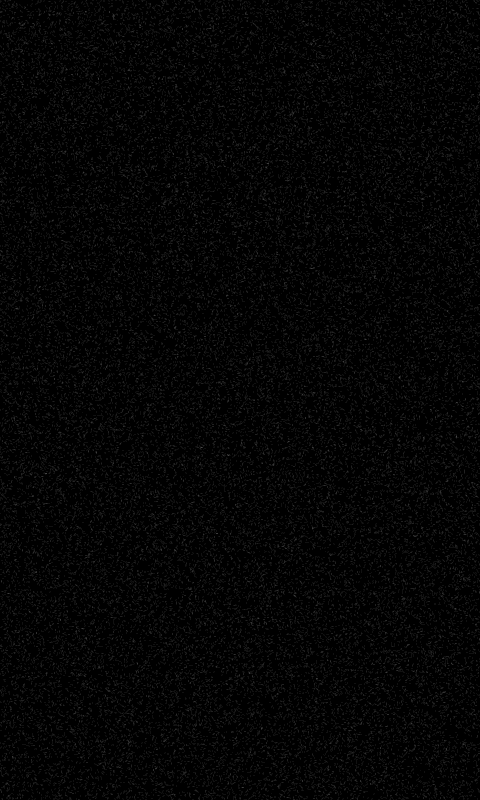
Frame 1 (no input)
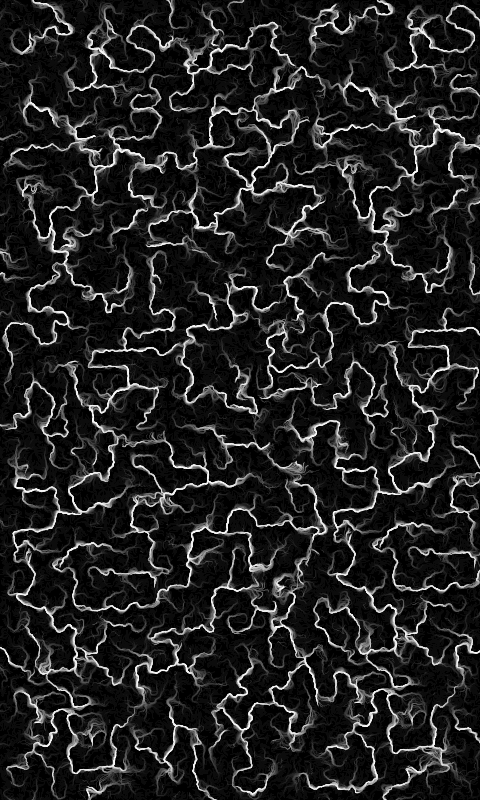
Frame 60 (the mouse pressed at the canvas centre just before this capture)
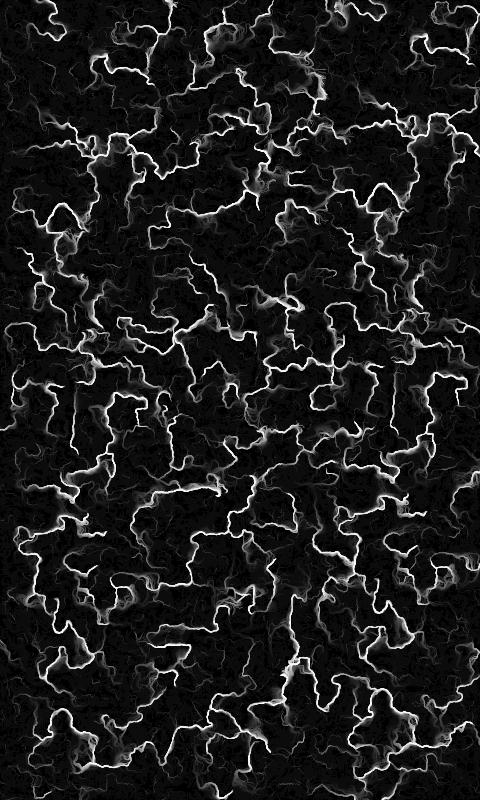
Frame 120 (the mouse held since frame 60 and released just before this capture)

The Processing sketch that drew these frames (run headless with seeded random() and noise(); from frame 60 on, the mouse is pressed at the canvas centre):

// Processing sketch: ganglia
// ── ganglia.pde
long seed = 12345;
float timeSpeed = 0.005;
float noiseScale = 0.05;
float stepSize = 1;

boolean invertColors = true;

PVector[][] field;
ArrayList<Particle> particles;
int maxParticles = 50000;

void setup() {
  size(480, 800);
  seed *= millis();
  noiseSeed(seed);
  randomSeed(seed);

  field = new PVector[width][height];
  particles = new ArrayList<Particle>();

  // Pre-calculate the flow field
  for (int y = 0; y < height; y++) {
    for (int x = 0; x < width; x++) {
      float noiseValue = noise(x * noiseScale, y * noiseScale);
      float angle = map(noiseValue, 0, 1, 0, TWO_PI * 4);
      field[x][y] = PVector.fromAngle(angle);
    }
  }

  // Create particles
  for (int i = 0; i < maxParticles; i++) {
    particles.add(new Particle(random(width), random(height)));
  }

  // Set initial background color
  background(invertColors ? 0 : 255);
}

void draw() {
  // Semi-transparent overlay for trails
  fill(invertColors ? 0 : 255, 10);
  noStroke();
  rect(0, 0, width, height);

  // Animate the flow field over time
  if (frameCount % 10 == 0) {
    for (int y = 0; y < height; y++) {
      for (int x = 0; x < width; x++) {
        float noiseValue = noise(x * noiseScale, y * noiseScale, frameCount * timeSpeed);
        float angle = map(noiseValue, 0, 1, 0, TWO_PI * 4);
        field[x][y] = PVector.fromAngle(angle);
      }
    }
  }

  // Update and display particles
  for (Particle p : particles) {
    p.update();
    p.display();
  }
}

class Particle {
  PVector position;
  PVector prevPosition;

  Particle(float x, float y) {
    position = new PVector(x, y);
    prevPosition = position.copy();
  }

  void update() {
    // Wrap particles that go off-screen
    if (position.x < 0 || position.x >= width || position.y < 0 || position.y >= height) {
      position.x = random(width);
      position.y = random(height);
      prevPosition = position.copy();
    }

    prevPosition = position.copy();

    // Get vector from flow field
    int fieldX = (int) constrain(position.x, 0, width - 1);
    int fieldY = (int) constrain(position.y, 0, height - 1);
    PVector currentVector = field[fieldX][fieldY];

    position.add(currentVector.x * stepSize, currentVector.y * stepSize);
  }

  void display() {
    stroke(invertColors ? 255 : 0, 20); // Semi-transparent stroke
    strokeWeight(1);
    line(prevPosition.x, prevPosition.y, position.x, position.y);
  }
}
